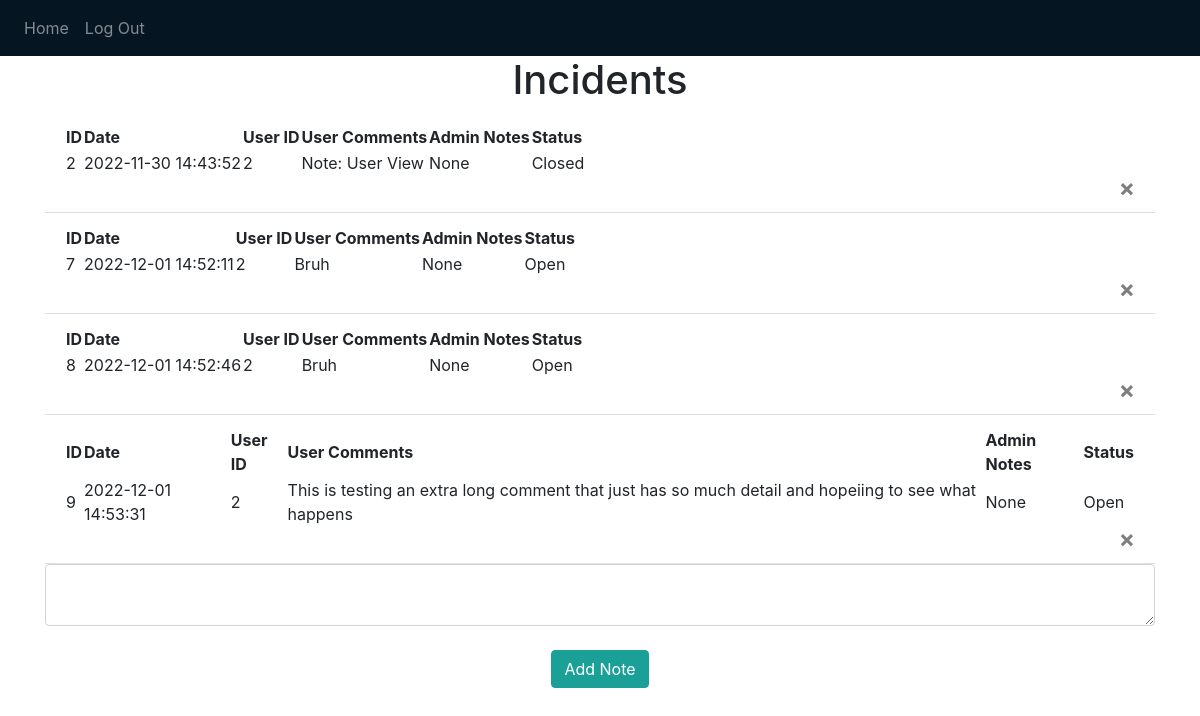
/ (signed in), run on an earlier commit of the app's database.
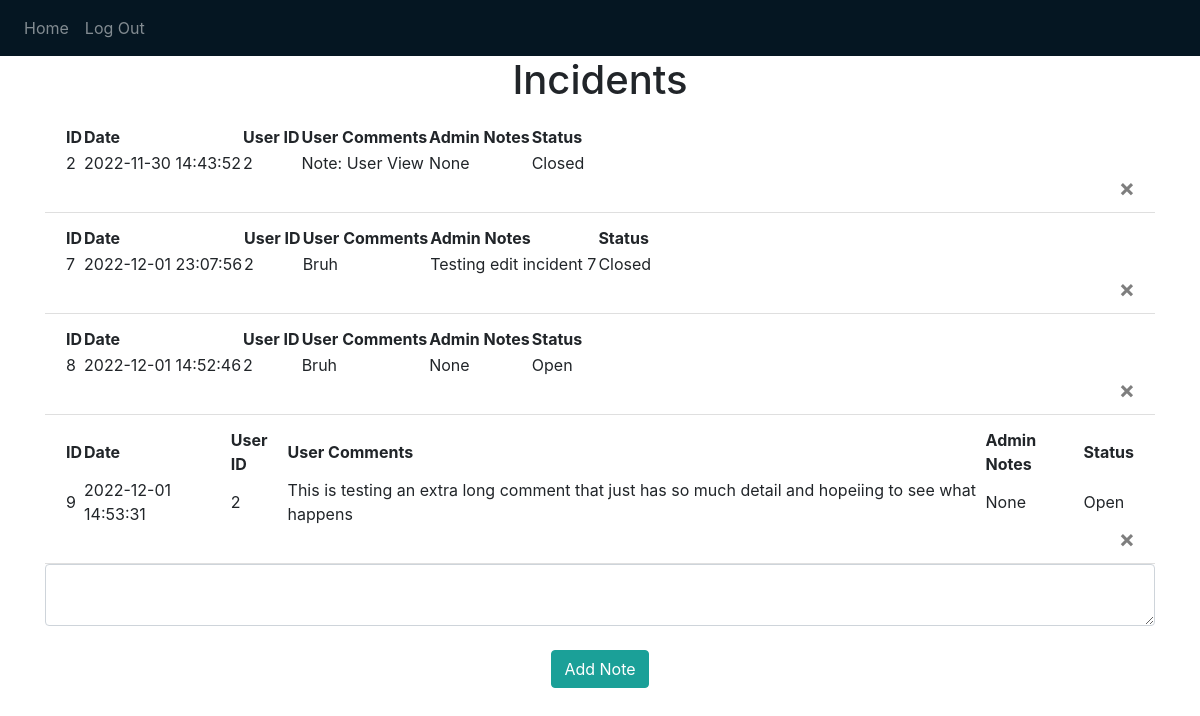
And on a later commit of the database.
### website/models.py (models this page shows)
class Note(db.Model):
    id = db.Column(db.Integer, primary_key=True) #ID incremeneted on its own
    data = db.Column(db.String(10000)) #Notes from User that created the issue
    date = db.Column(db.DateTime(timezone=True), default=func.now()) #Automatically adds the date for us
    user_id = db.Column(db.Integer, db.ForeignKey('user.id')) #Foreign key is the user.id that created the note
    admin_notes = db.Column(db.String(10000)) #Notes from admin handling issue
    status = db.Column(db.String, default='Open') #False is open, True is closed

### website/views.py (the view, shortened to what this page needs)
@views.route('/', methods = ['GET', 'POST'])
@login_required
def home():
    notes = Note.query.all()
    if (current_user.admin_access == True):
        """if request.method == 'POST': # and request.form["note-submit"]
            note = request.form.get('note')

            if len(note) < 1:
                flash('Comment is too short', category='error')
            else:
                new_note = Note(data=note, user_id=current_user.id, status="Open")
                db.session.add(new_note)
                db.session.commit()
                flash('Incident Added!', category='success') """
        if request.method == 'POST': # and request.form["note-edit"]
            note_id = request.form.get('note_id')
            admin_comments = request.form.get("admin_comments")
            status = request.form.get("note_status")
            note = Note.query.filter_by(id=note_id).first()
            print("*****NOTE EDITING IN ADMIN VIEW******")
            print(note)
            print(type(note))
            if len(admin_comments) < 1:
                flash("Comment is too short", category='error')
            else:
                updated_note = Note(id=note_id, data=note.data, user_id=note.user_id, admin_notes=admin_comments, status=status)
                db.session.delete(note)
                db.session.commit()
                db.session.add(updated_note)
                db.session.commit()
                flash('Incident Edited!', category='success')
        return render_template("admin.html", user=current_user, notes=notes)
    else:
        return render_template("home.html", user=current_user)

### website/__init__.py (called while the page is built)
def create_app():
    app = Flask(__name__)
    app.config['SECRET_KEY'] = 'THIS IS THE SECRET KEY FOR THE APP' #can be anything you want but you want to hide this
    app.config['SQLALCHEMY_DATABASE_URI'] = f'sqlite:///{DB_NAME}' #Telling flask where the databse is located
    db.init_app(app) #initializing database with the app\
    from .views import views
    from .auth import auth
    app.register_blueprint(views, url_prefix='/')
    app.register_blueprint(auth, url_prefix='/')
    from .models import User, Note
    with app.app_context():
        db.create_all()
    login_manager = LoginManager()
    login_manager.login_view = 'auth.login'
    login_manager.init_app(app)
    @login_manager.user_loader
    def load_user(id):
        return User.query.get(int(id))
    return app

### website/templates/home.html
{% extends "base.html" %} {% block title %}Home{% endblock %} {% block content
    %}
    <h1 align="center">Incidents</h1>
    <ul class="list-group list-group-flush" id="notes">
      {% for note in user.notes %}
      <li class="list-group-item">
        <table>
          <tr>
            <th>ID </th>
            <th>Date </th>
            <th>User ID </th>
            <th>User Comments </th>
            <th>Admin Notes</th>
            <th>Status</th>
          </tr>
          <tr>
            <td>{{ note.id }}</td>
            <td>{{ note.date}}</td>
            <td>{{ note.user_id }}</td>
            <td>{{ note.data }}</td>
            <td>{{ note.admin_notes }}</td>
            <td>{{ note.status }}</td>
          </tr>
        </table>
        <button type="button" class="close" onClick="deleteNote({{ note.id }})">
          <span aria-hidden="true">&times;</span>
        </button>
      </li>
      {% endfor %}
    </ul>
    <form method="POST">
      <textarea name="note" id="note" class="form-control"></textarea>
      <br />
      <div align="center">
        <button type="submit" class="btn btn-primary">Add Note</button>
      </div>
    </form>
    {% endblock %}

What changed in the data, as far as the page shows it:
changed Note id 7: date "2022-12-01 14:52:11" → "2022-12-01 23:07:56"; admin_notes "None" → "Testing edit incident 7"; status "Open" → "Closed"
